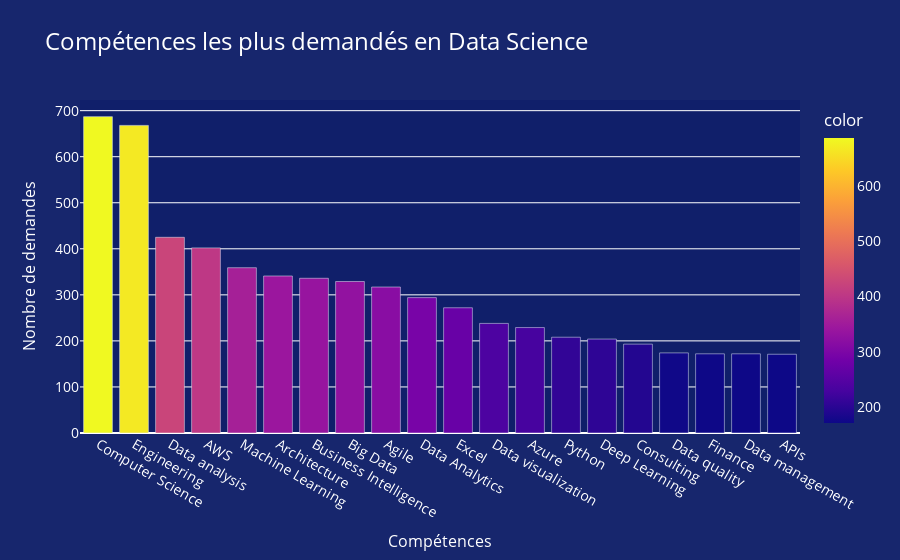

The cell this chart's notebook holds for it:
### Code cell
# Import plotly express
import plotly.express as px

number_of_line = 20
skills = data_science_skills.head(number_of_line)['Skill']
jobs_counts = data_science_skills.head(number_of_line)['Job Count']

# Create the bar chart
skills_fig = px.bar(
    x=skills, 
    y=jobs_counts, 
    labels={'x': 'Compétences', 'y': 'Nombre de demandes'}, title='Compétences les plus demandés en Data Science',
    color=data_science_skills.head(number_of_line)['Job Count']
)


# Customize the layout
skills_fig.update_layout(
    title_font=dict(size=24),
    xaxis=dict(title_font=dict(size=16)),
    yaxis=dict(title_font=dict(size=16)),
    font=dict(size=14),
    font_color='white',
    plot_bgcolor='#101F6A',
    paper_bgcolor='#17266D',
    xaxis_showgrid=False,
    yaxis_showgrid=True
)

# Show the plot in notebook
skills_fig.show()

### Figure 1 — Plotly figure (JSON) as saved in the notebook; plotly's stock layout.template omitted (floating-point values rounded to 4 significant figures)
{"data": [{"alignmentgroup": "True", "hovertemplate": "Compétences=%{x}<br>Nombre de demandes=%{y}<br>color=%{marker.color}<extra></extra>", "legendgroup": "", "marker": {"color": [687, 668, 425, 402, 359, 341, 336, 329, 317, 294, 272, 238, 229, 208, 204, 193, 174, 172, 172, 171], "coloraxis": "coloraxis", "pattern": {"shape": ""}}, "name": "", "offsetgroup": "", "orientation": "v", "showlegend": false, "textposition": "auto", "type": "bar", "x": ["Computer Science", "Engineering", "Data analysis", "AWS", "Machine Learning", "Architecture", "Business Intelligence", "Big Data", "Agile", "Data Analytics", "Excel", "Data visualization", "Azure", "Python", "Deep Learning", "Consulting", "Data quality", "Finance", "Data management", "APIs"], "xaxis": "x", "y": [687, 668, 425, 402, 359, 341, 336, 329, 317, 294, 272, 238, 229, 208, 204, 193, 174, 172, 172, 171], "yaxis": "y"}], "layout": {"barmode": "relative", "coloraxis": {"colorbar": {"title": {"text": "color"}}, "colorscale": [[0, "#0d0887"], [0.1111, "#46039f"], [0.2222, "#7201a8"], [0.3333, "#9c179e"], [0.4444, "#bd3786"], [0.5556, "#d8576b"], [0.6667, "#ed7953"], [0.7778, "#fb9f3a"], [0.8889, "#fdca26"], [1, "#f0f921"]]}, "font": {"color": "white", "size": 14}, "legend": {"tracegroupgap": 0}, "paper_bgcolor": "#17266D", "plot_bgcolor": "#101F6A", "title": {"font": {"size": 24}, "text": "Compétences les plus demandés en Data Science"}, "xaxis": {"anchor": "y", "domain": [0, 1], "showgrid": false, "title": {"font": {"size": 16}, "text": "Compétences"}}, "yaxis": {"anchor": "x", "domain": [0, 1], "showgrid": true, "title": {"font": {"size": 16}, "text": "Nombre de demandes"}}}}
